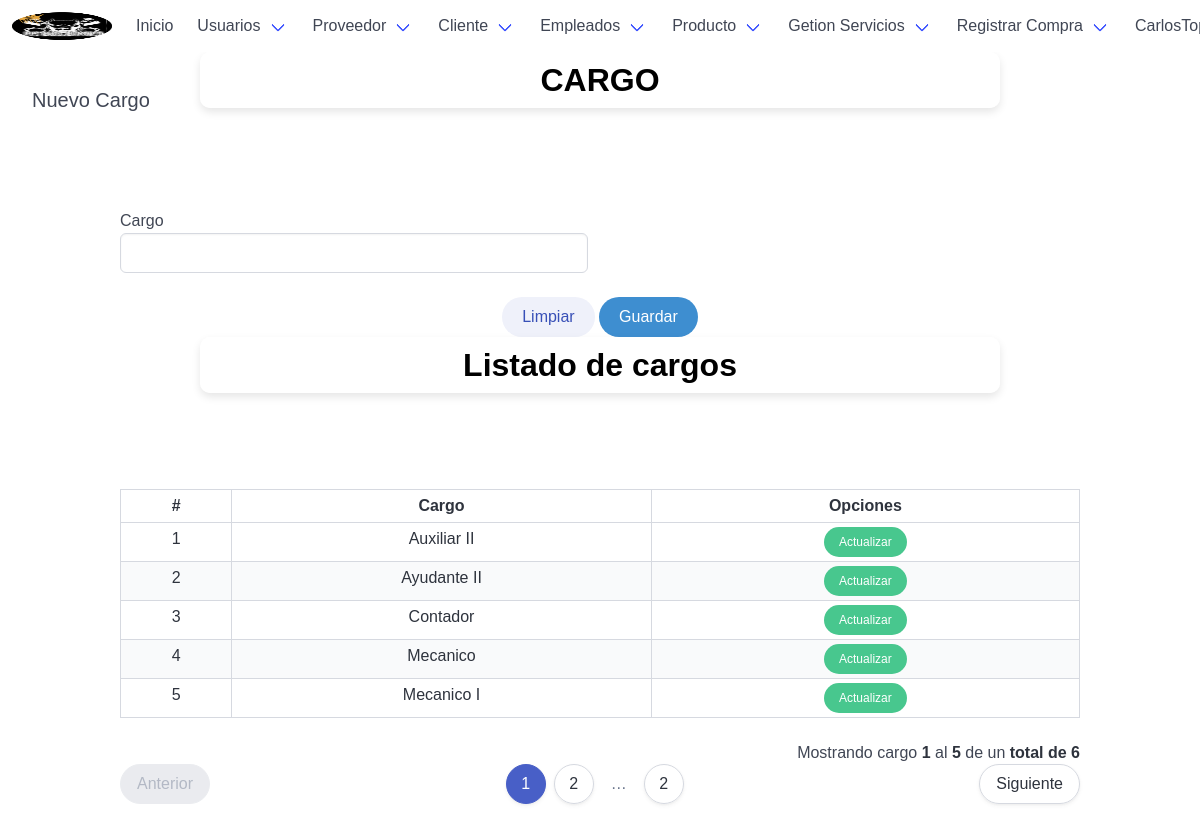
/postNew/ (signed in), run on an earlier commit of the app's database.
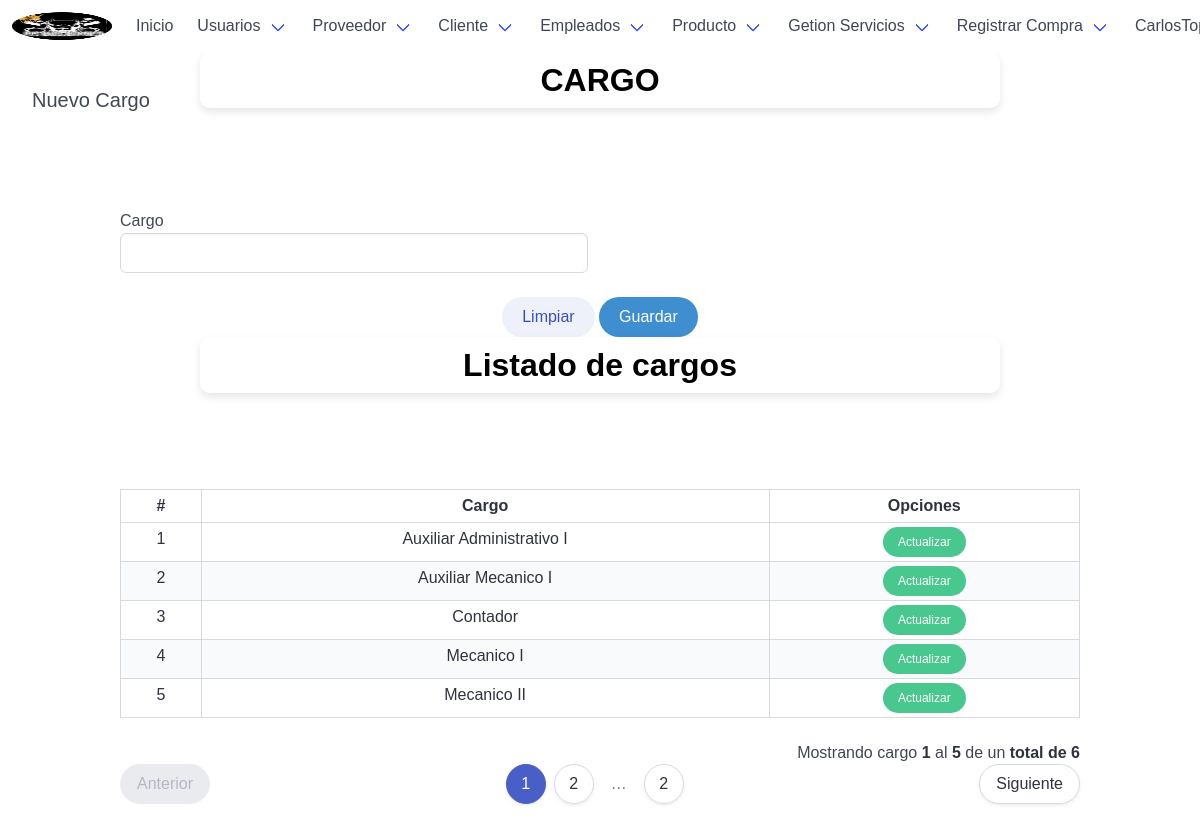
And on a later commit of the database.
### tables this page shows
CREATE TABLE `cargos` (
  `id_cargos` int(11) NOT NULL,
  `tipo_cargo` varchar(50) NOT NULL
);

### app/controllers/postController.php (the view, shortened to what this page needs)
<?php
	class postController extends mainModel{
		public function listarPostControlador($pagina, $registros, $url, $busqueda) {
			$pagina = $this->limpiarCadena($pagina);
			$registros = $this->limpiarCadena($registros);
			$url = $this->limpiarCadena($url);
			$url = APP_URL . $url . "/";
			$busqueda = $this->limpiarCadena($busqueda);
			$tabla = "";
			$pagina = (isset($pagina) && $pagina > 0) ? (int)$pagina : 1;
			$inicio = ($pagina > 0) ? (($pagina * $registros) - $registros) : 0;
			if (isset($busqueda) && $busqueda != "") {
				$consulta_datos = "SELECT * FROM cargos WHERE (id_cargos LIKE '%$busqueda%' OR tipo_cargo LIKE '%$busqueda%') ORDER BY tipo_cargo ASC LIMIT $inicio, $registros";
				$consulta_total = "SELECT COUNT(id_cargos) FROM cargos WHERE (id_cargos LIKE '%$busqueda%' OR tipo_cargo LIKE '%$busqueda%')";
			} else {
				$consulta_datos = "SELECT * FROM cargos ORDER BY tipo_cargo ASC LIMIT $inicio, $registros";
				$consulta_total = "SELECT COUNT(id_cargos) FROM cargos";
			}
			$datos = $this->ejecutarConsulta($consulta_datos);
			$datos = $datos->fetchAll();
			$total = $this->ejecutarConsulta($consulta_total);
			$total = (int)$total->fetchColumn();
			$numeroPaginas = ceil($total / $registros);
			$tabla .= '
				<div class="table-container">
				<table class="table is-bordered is-striped is-narrow is-hoverable is-fullwidth">
					<thead>
						<tr>
							<th class="has-text-centered">#</th>
							<th class="has-text-centered">Cargo</th>
							<th class="has-text-centered" colspan="3">Opciones</th>
						</tr>
					</thead>
					<tbody>
			';
			if ($total >= 1 && $pagina <= $numeroPaginas) {
				$contador = $inicio + 1;
				$pag_inicio = $inicio + 1;
				foreach ($datos as $rows) {
					$tabla .= '
						<tr class="has-text-centered">
							<td>' . $contador . '</td>
							<td>' . $rows['tipo_cargo'] . '</td>
							<td>
								<a href="' . APP_URL . 'postUpdate/' . $rows['id_cargos'] . '/" class="button is-success is-rounded is-small">Actualizar</a>
							</td>
						</tr>
					';
					$contador++;
				}
				$pag_final = $contador - 1;
			}
			$tabla .= '</tbody></table></div>';
			if ($total >= 1 && $pagina <= $numeroPaginas) {
				$tabla .= '<p class="has-text-right">Mostrando cargo <strong>' . $pag_inicio . '</strong> al <strong>' . $pag_final . '</strong> de un <strong>total de ' . $total . '</strong></p>';
				$tabla .= $this->paginadorTablas($pagina, $numeroPaginas, $url, 10);
			}
			return $tabla;
		}
	}

### app/models/mainModel.php (shortened to what this page needs)
<?php
    class mainModel {
        private $server = DB_SERVER;
        private $db = DB_NAME;
        private $user = DB_USER;
        private $pass = DB_PASS;
		public function conectar(){
            $conexion = new PDO("mysql:host=".$this->server.";dbname=".$this->db,$this->user,$this->pass);
			$conexion->exec("SET CHARACTER SET utf8");
			return $conexion;
        }
        protected function ejecutarConsulta($consulta){
            $sql = $this->conectar()->prepare($consulta);
            $sql->execute();
            return $sql;
        }
        public function limpiarCadena($cadena){
			$palabras=["<script>","</script>","<script src","<script type=","SELECT * FROM","SELECT "," SELECT ","DELETE FROM","INSERT INTO","DROP TABLE","DROP DATABASE","TRUNCATE TABLE","SHOW TABLES","SHOW DATABASES","<?php","?>","--","^","<",">","==","=",";","::"];
			$cadena=trim($cadena);
			$cadena=stripslashes($cadena);
			$cadena=trim($cadena);
			$cadena=stripslashes($cadena);
			return $cadena;
		}
        protected function paginadorTablas($pagina,$numeroPaginas,$url,$botones){
	        $tabla='<nav class="pagination is-centered is-rounded" role="navigation" aria-label="pagination">';
	        if($pagina<=1){
	            $tabla.='
	            <a class="pagination-previous is-disabled" disabled >Anterior</a>
	            <ul class="pagination-list">
	            ';
	        }
	        for($i=$pagina; $i<=$numeroPaginas; $i++){
	            if($pagina==$i){
	                $tabla.='<li><a class="pagination-link is-current" href="'.$url.$i.'/">'.$i.'</a></li>';
	            }else{
	                $tabla.='<li><a class="pagination-link" href="'.$url.$i.'/">'.$i.'</a></li>';
	            }
	        }
	        if($pagina==$numeroPaginas){
	            $tabla.='
	            </ul>
	            <a class="pagination-next is-disabled" disabled >Siguiente</a>
	            ';
	        }else{
	            $tabla.='
	                <li><span class="pagination-ellipsis">&hellip;</span></li>
	                <li><a class="pagination-link" href="'.$url.$numeroPaginas.'/">'.$numeroPaginas.'</a></li>
	            </ul>
	            <a class="pagination-next" href="'.$url.($pagina+1).'/">Siguiente</a>
	            ';
	        }
	        $tabla.='</nav>';
	        return $tabla;
	    }
    }

What changed in the data, as far as the page shows it:
changed cargos: tipo_cargo "Ayudante II" → "Auxiliar Administrativo I"; moves up the list
changed cargos: tipo_cargo "Auxiliar II" → "Auxiliar Mecanico I"
shown differently, row unchanged: cargos "Mecanico I": moves up the list
changed cargos: tipo_cargo "Mecanico" → "Mecanico II"
